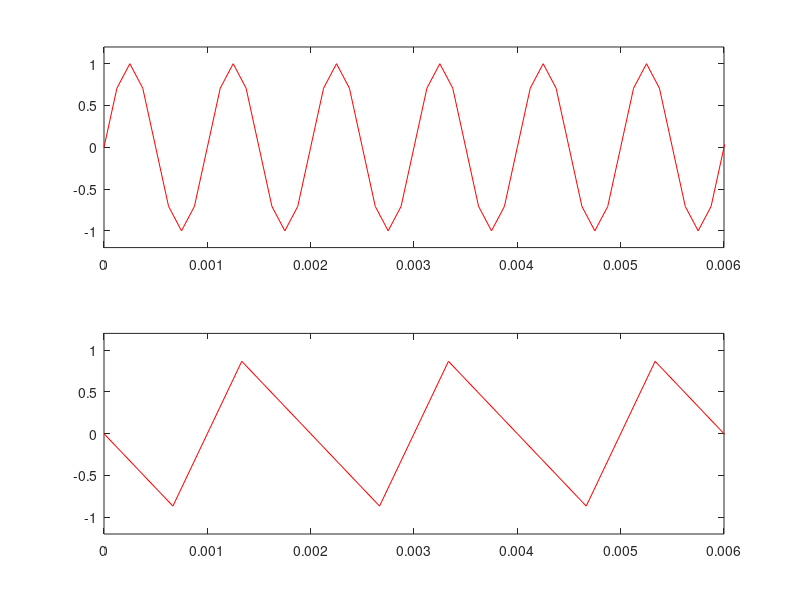

This figure's MATLAB source:
f=1000; %signal frequency
fs=8000; %sampling frequency
t=0:1/fs:1;
y=sin(2*pi*f*t);
subplot(2,1,1)
plot(t,y,'r');
axis([0 6e-3 -1.2 1.2]);
sound(y,fs);

fs1=1500; %sampling frequency
t=0:1/fs1:1;
y1=sin(2*pi*f*t);
subplot(2,1,2)
plot(t,y1,'r');
axis([0 6e-3 -1.2 1.2]);
sound(y,fs);